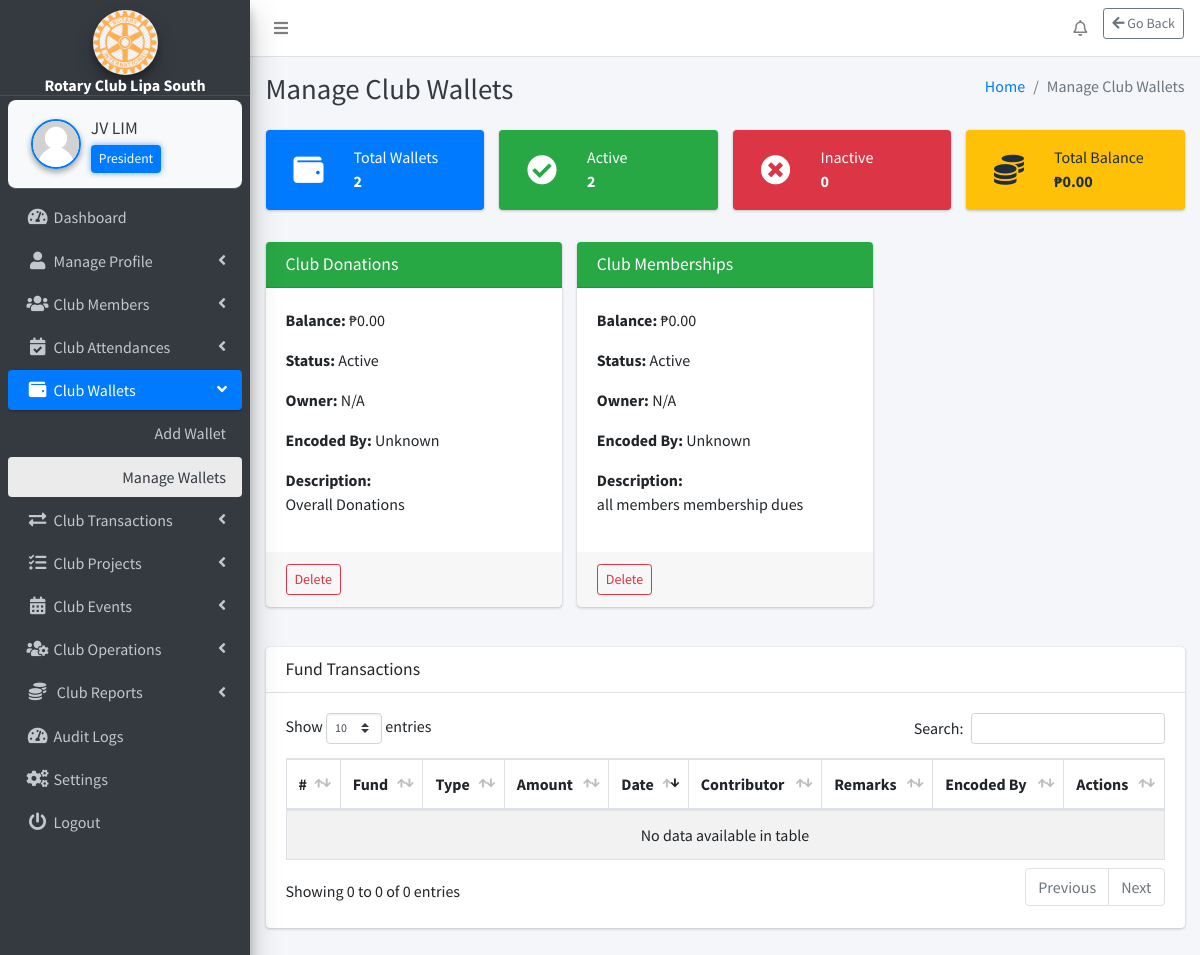
Page /webpages/club-wallets/manage-wallets/manage_wallets.php (signed in) on the committed database.
### tables this page shows
CREATE TABLE `settings` (
  `id` int(11) NOT NULL,
  `system_name` varchar(255) NOT NULL,
  `logo` varchar(255) NOT NULL,
  `currency` varchar(50) NOT NULL
);

CREATE TABLE `club_position` (
  `id` int(11) NOT NULL,
  `position_name` varchar(255) NOT NULL
);

CREATE TABLE `club_wallet_categories` (
  `id` int(11) NOT NULL,
  `fund_name` varchar(255) NOT NULL,
  `description` text DEFAULT NULL,
  `current_balance` decimal(10,2) NOT NULL DEFAULT 0.00,
  `currency` varchar(10) DEFAULT 'PHP',
  `status` varchar(20) DEFAULT 'Active',
  `owner` varchar(100) DEFAULT NULL,
  `encoded_by` int(11) NOT NULL,
  `encoded_at` timestamp NOT NULL DEFAULT current_timestamp()
);

### webpages/club-wallets/manage-wallets/manage_wallets.php (the view, shortened to what the rows shown need)
<?php
include_once($_SERVER['DOCUMENT_ROOT'] . '/rotary/includes/config.php');
$funds = [];
$fundQuery = "
    SELECT cf.*, m.fullname AS encoded_by_name
    FROM club_wallet_categories cf
    LEFT JOIN members m ON cf.encoded_by = m.id
    ORDER BY cf.status DESC, cf.fund_name ASC
";
$fundResult = $conn->query($fundQuery);
while ($row = $fundResult->fetch_assoc()) {
    $funds[] = $row;
}
?>
<?php include('../../../includes/header.php'); ?>
<body class="hold-transition sidebar-mini layout-fixed layout-navbar-fixed layout-footer-fixed">
<div class="wrapper">
    <?php include('../../../includes/nav.php'); ?>
    <?php include('../../../includes/sidebar.php'); ?>
    <div class="content-wrapper">
        <?php include('../../../includes/page_title.php'); ?>
        <section class="content">
            <div class="container-fluid">
                <div class="row">
                    <?php foreach ($funds as $fund): ?>
                        <div class="col-md-4">
                            <div class="card card-<?= $fund['status'] === 'Active' ? 'success' : 'secondary' ?>">
                                <div class="card-header">
                                    <h3 class="card-title"><?= htmlspecialchars($fund['fund_name']) ?></h3>
                                </div>
                                <div class="card-body">
                                    <?php
                                    $fund_id = $fund['id'];
                                    $fundBalanceQuery = "
                                        SELECT
                                            SUM(CASE
                                                WHEN transaction_type = 'deposit' THEN amount
                                                WHEN transaction_type = 'withdrawal' THEN -amount
                                                ELSE 0
                                            END) AS balance
                                        FROM club_wallet_transactions
                                        WHERE fund_id = $fund_id
                                    ";
                                    $fundBalanceResult = $conn->query($fundBalanceQuery);
                                    $wallet_balance = 0;
                                    if ($fundBalanceResult && $row = $fundBalanceResult->fetch_assoc()) {
                                        $wallet_balance = floatval($row['balance']);
                                    }
                                    ?>
                                    <p><strong>Balance:</strong> ₱<?= number_format($wallet_balance, 2) ?></p>
                                    <p><strong>Status:</strong> <?= htmlspecialchars($fund['status']) ?></p>
                                    <p><strong>Owner:</strong> <?= htmlspecialchars($fund['owner'] ?: 'N/A') ?></p>
                                    <p><strong>Encoded By:</strong> <?= htmlspecialchars($fund['encoded_by_name'] ?? 'Unknown') ?></p>
                                    <p><strong>Description:</strong><br><?= nl2br(htmlspecialchars($fund['description'])) ?></p>
                                </div>
                                <div class="card-footer">
                                    <a href="javascript:void(0);" class="btn btn-outline-danger btn-sm" onclick="confirmDeleteWallet(<?= $fund['id'] ?>)">Delete</a>
                                </div>
                            </div>
                        </div>
                    <?php endforeach; ?>
                </div>
                <div class="card mt-4">
                    <div class="card-body">
                        <table id="transactionsTable" class="table table-bordered table-striped">
                            <thead>
                                <tr>
                                    <th>#</th>
                                    <th>Fund</th>
                                    <th>Type</th>
                                    <th>Amount</th>
                                    <th>Date</th>
                                    <th>Contributor</th>
                                    <th>Remarks</th>
                                    <th>Encoded By</th>
                                    <th>Actions</th>
                                </tr>
                            </thead>
                        </table>
                    </div>
                </div>
            </div>
        </section>
    </div>
</div>
</body>
</html>

### includes/sidebar.php (shortened to what the rows shown need)
<?php
function getSystemName() {
    global $conn;
    $result = $conn->query("SELECT system_name FROM settings");
    return ($result->num_rows > 0) ? $result->fetch_assoc()['system_name'] : 'RCLS';
}
if (isset($_SESSION['user_id'])) {
    $userId = $_SESSION['user_id'];
    $positionName = '';
    $sql = "SELECT cp.position_name
            FROM club_position cp
            INNER JOIN members m ON cp.id = m.role
            WHERE m.id = '$userId'";
    $positionResult = $conn->query($sql);
    if ($positionResult && $positionRow = $positionResult->fetch_assoc()) {
        $positionName = $positionRow['position_name'];
    }
}
function getLogoUrl() {
    global $conn;
    $result = $conn->query("SELECT logo FROM settings");
    if ($result->num_rows > 0) {
        $logoFile = $result->fetch_assoc()['logo'];
        $path = "/rotary/uploads/" . $logoFile;
        return file_exists($_SERVER['DOCUMENT_ROOT'] . $path) ? $path : "/rotary/dist/img/AdminLTELogo.png";
    }
    return "/rotary/dist/img/AdminLTELogo.png";
}
?>
<aside class="main-sidebar sidebar-dark-primary elevation-4">
    <div class="text-center"
         style="padding: 10px 0 0 0; margin: 0 !important; border-bottom: 1px solid rgba(255,255,255,0.1);">
        <a href="#" class="d-block" style="margin: 0; padding: 0;">
            <img src="<?php echo getLogoUrl(); ?>"
                 alt="Logo"
                 class="img-circle elevation-3"
                 style="width: 65px; height: 65px; object-fit: cover; margin: 0 auto; display: block;">
            <div class="brand-text font-weight-bold text-white"
                 style="font-size: 1rem; line-height: 1.1; margin: 2px 0 0 0;">
                <?php echo getSystemName(); ?>
            </div>
        </a>
    </div>
    <div class="sidebar" style="padding-top: 4px !important; margin-top: 0 !important;">
        <div class="user-panel d-flex align-items-center"
             style="background-color: #f8f9fa; border-radius: 8px; padding: 10px; margin: 0 !important;">
            <div class="info flex-grow-1">
                <a href="/rotary/webpages/manage-profile/edit-profile/edit_profile.php"
                   class="d-block fw-semibold text-dark"
                   style="font-size: 1.1rem; white-space: nowrap; overflow: hidden; text-overflow: ellipsis;">
                    <?php echo htmlspecialchars($_SESSION['fullname'] ?? 'Guest'); ?>
                </a>
                <?php if (!empty($positionName)): ?>
                    <small class="d-block mt-1 px-2 py-1 rounded"
                           style="background-color: #007bff; color: white; font-size: 0.85rem; max-width: fit-content; box-shadow: 0 0 6px rgba(0, 123, 255, 0.6);">
                        <?php echo htmlspecialchars($positionName); ?>
                    </small>
                <?php else: ?>
                    <small class="d-block mt-1 text-muted" style="font-size: 0.85rem;">No Role Assigned</small>
                <?php endif; ?>
            </div>
        </div>
    </div>
</aside>

### rows in the picture
settings: logo (picture), system_name "Rotary Club Lipa South"
club_position: position_name "President"
club_wallet_categories: fund_name "Club Donations", wallet_balance "0.00", status "Active", owner "N/A", encoded_by_name "Unknown", description "Overall Donations"
club_wallet_categories: fund_name "Club Memberships", wallet_balance "0.00", status "Active", owner "N/A", encoded_by_name "Unknown", description "all members membership dues"

### other values in the picture
$_SESSION['fullname'] "JV LIM"
$pageTitle "Manage Club Wallets"
$summary['total_funds'] "2"
$summary['active'] "2"
$summary['inactive'] "0"
$summary['total_balance'] "0.00"
